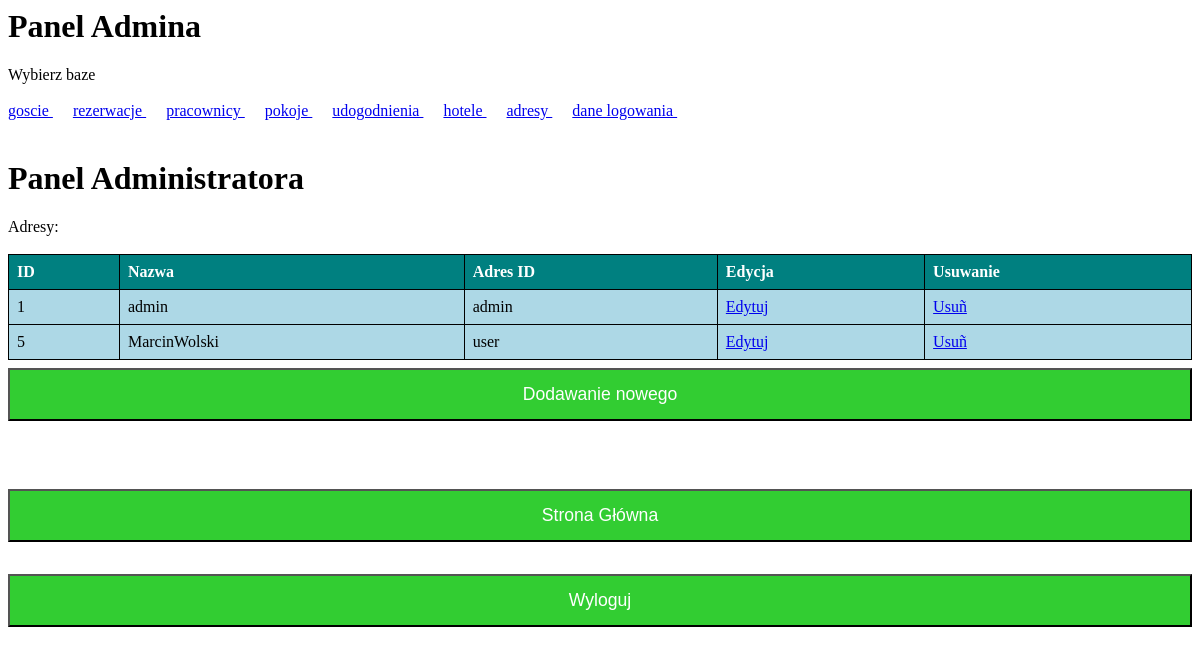
The page /panel/users/index.php (signed in) on the database its author committed.
### tables this page shows
CREATE TABLE `users` (
  `id_users` int(11) NOT NULL,
  `login` varchar(50) NOT NULL,
  `password` varchar(50) NOT NULL
);

### panel/users/index.php (the view, shortened to what this page needs)
<html>
 <head>
 </head>
 <body>
 <h1>Panel Administratora</h1>
 <a>Adresy:</a><br /><br />
  <table border="1">
   <tr>
     <th>ID</th><th>Nazwa</th><th>Adres ID</th>
     <th>Edycja</th><th>Usuwanie</th>
   </tr>
<?php
include "polacz.php";
if ($sql =  $baza->prepare("SELECT * FROM users ORDER BY id_users"))
{
        $sql->execute();
        $sql->bind_result($id, $log, $pass);
        while ($sql->fetch())
        {
                echo "<tr>
						<td>$id</td>
                        <td>$log</td>
                        <td>$pass</td>
                        <td><a href=\"edycja.php?nr=$id\">Edytuj</a></td>
                        <td><a href=\"usun.php?nr=$id\" onclick=\"javascript:return confirm('Czy na pewno usun¹æ?'); \">Usuñ</a></td>
                   </tr>";
        }
 }
else die( "B³¹d w zapytaniu SQL! SprawdŸ kod SQL w PhpMyAdmin." );
?>
  </table>
		<form action="dodaj.php">
		  <input type="submit" value="Dodawanie nowego">
		</form>
 </body>
</html>

### style.css (style rules this page uses)
table { border-collapse: collapse; width: 100%; border: 1px solid black; }
th, td { text-align: left; padding: 8px; border: 1px solid black; }
td { background-color: lightblue; }
th { background-color: teal; color: white; }
input[type=submit] { width: 100%; background-color: #32CD32; color: white; padding: 14px 20px; margin: 8px 0; font-size: 110%; }

### rows shown on the page
users: id_users "1", login "admin", password "admin"
users: id_users "5", login "MarcinWolski", password "user"
